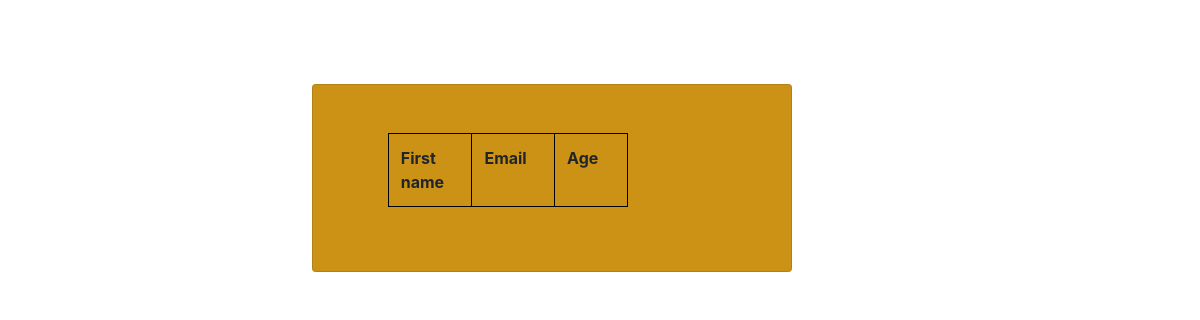
The page /wallet/customers/ on the database as committed earlier.
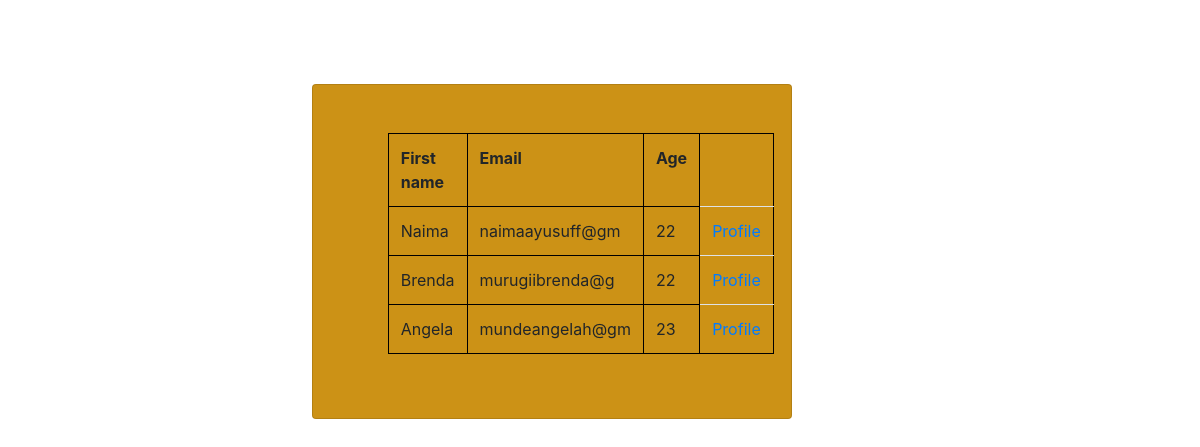
The same page on the database as committed later.
### wallet/models.py (models this page shows)
class Customer(models.Model):
    first_name = models.CharField(max_length=20,null=True)
    last_name  = models.CharField(max_length=20,null=True)
    address = models.CharField(max_length=20,null=True)
    phone_number=models.CharField(max_length=20,null=True)
    email = models.CharField(max_length=50,null=True)
    gender = models.CharField(max_length=10,null=True)
    age = models.PositiveSmallIntegerField()
    password=models.CharField(max_length=20,null=True)
    id_number=models.IntegerField(null=True)
    nationality=models.CharField(max_length=20,null=True)

### wallet/views.py (the view)
# urls.py: path("customers/", views.list_customers, name="customers_list"),
def list_customers(request):
    customers=Customer.objects.all()
    return render(request, "wallet/customers_list.html",
    {"customers":customers})

### wallet/templates/wallet/customers_list.html (shortened to what this page needs)
<!DOCTYPE html>
<html lang="en">
<head>
    <link rel="stylesheet" href="https://cdn.jsdelivr.net/npm/bootstrap@4.3.1/dist/css/bootstrap.min.css">
    <link rel="stylesheet" href="https://cdn.jsdelivr.net/npm/bootstrap@4.3.1/dist/css/bootstrap.min.css">
</head>
<body>
    <div class="card" style="width: 30rem; background-color: rgb(204, 146, 22); padding: 4%; margin-left: 26%; margin-top: 3%; margin-top: 7%;">
    <table class="table" style="border: 1px solid black; border-collapse: collapse; width: 15rem; margin-left: 7%;">
        <tr>
            <th class="table" style="border: 1px solid black; border-collapse: collapse; width: 15rem; margin-left: 17%;">First name</th>
            <th class="table" style="border: 1px solid black; border-collapse: collapse; width: 15rem; margin-left: 17%;">Email</th>
            <th class="table" style="border: 1px solid black; border-collapse: collapse; width: 15rem; margin-left: 17%;">Age</th>
        </tr>
        {%for customer in customers%}
        <tr>
            <td class="table" style="border: 1px solid black; border-collapse: collapse; width: 15rem; margin-left: 17%;">{{customer.first_name}}</td>
            <td class="table" style="border: 1px solid black; border-collapse: collapse; width: 15rem; margin-left: 17%;">{{customer.email}}</td>
            <td class="table" style="border: 1px solid black; border-collapse: collapse; width: 15rem; margin-left: 17%;">{{customer.age}}</td>
            <td> <a href="{%url 'customer_profile' id=customer.id%}">Profile</a> </td>
        {% endfor %}
        </tr>
    </table>
    </div>
</body>
</html>

Rows that differ between the two databases and show on the page:
added Customer: first_name "Naima", email "naimaayusuff@gm", age "22"
added Customer: first_name "Brenda", email "murugiibrenda@g", age "22"
added Customer: first_name "Angela", email "mundeangelah@gm", age "23"
